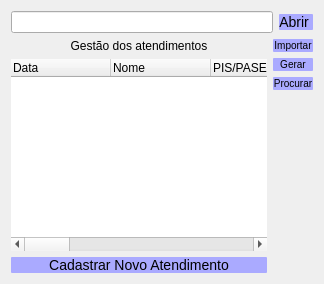
            <widget class="QWidget" name="tables">
             <attribute name="title">
              <string>Base</string>
             </attribute>
             <layout class="QVBoxLayout" name="verticalLayout_6">
              <item>
               <layout class="QVBoxLayout" name="verticalLayout_5">
                <item>
                 <layout class="QHBoxLayout" name="horizontalLayout_3">
                  <item>
                   <widget class="QLineEdit" name="txt_file"/>
                  </item>
                  <item>
                   <widget class="QPushButton" name="btn_open">
                    <property name="styleSheet">
                     <string notr="true">QPushButton{
color:rgb(0, 0, 0);
border-radius: 1px;
font-size:14px;
background-color: rgb(170, 170, 255);}
QPushButton:hover{background-color:#fff;color:black}</string>
                    </property>
                    <property name="text">
                     <string>Abrir </string>
                    </property>
                   </widget>
                  </item>
                 </layout>
                </item>
                <item>
                 <layout class="QHBoxLayout" name="horizontalLayout_2">
                  <item>
                   <layout class="QVBoxLayout" name="tb_Estoque">
                    <item>
                     <widget class="QLabel" name="label_3">
                      <property name="text">
                       <string>&lt;html&gt;&lt;head/&gt;&lt;body&gt;&lt;p align=&quot;center&quot;&gt;&lt;span style=&quot; color:#000000;&quot;&gt;Gestão dos atendimentos&lt;/span&gt;&lt;/p&gt;&lt;/body&gt;&lt;/html&gt;</string>
                      </property>
                     </widget>
                    </item>
                    <item>
                     <widget class="QTreeWidget" name="tw_estoque">
                      <property name="frameShape">
                       <enum>QFrame::NoFrame</enum>
                      </property>
                      <column>
                       <property name="text">
                        <string>Data</string>
                       </property>
                      </column>
                      <column>
                       <property name="text">
                        <string>Nome</string>
                       </property>
                      </column>
                      <column>
                       <property name="text">
                        <string>PIS/PASEP/CPF/CNPJ</string>
                       </property>
                      </column>
                      <column>
                       <property name="text">
                        <string>Nº Documento</string>
                       </property>
                      </column>
                      <column>
                       <property name="text">
                        <string>Ambiente</string>
                       </property>
                      </column>
                      <column>
                       <property name="text">
                        <string>Tipo</string>
                       </property>
                      </column>
                      <column>
                       <property name="text">
                        <string>Atendente</string>
                       </property>
                      </column>
                      <column>
                       <property name="text">
                        <string>CBO</string>
                       </property>
                      </column>
                      <column>
                       <property name="text">
                        <string>Tarefa</string>
                       </property>
                      </column>
                      <column>
                       <property name="text">
                        <string>Resultado</string>
                       </property>
                      </column>
                      <column>
                       <property name="text">
                        <string>Motivo se não encaminhado</string>
                       </property>
                      </column>
                      <column>
                       <property name="text">
                        <string>Usuário</string>
                       </property>
                      </column>
                      <column>
                       <property name="text">
                        <string>PCD</string>
                       </property>
                      </column>
                     </widget>
                    </item>
                    <item>
                     <widget class="QPushButton" name="pushButton">
                      <property name="styleSheet">
                       <string notr="true">QPushButton{
color:rgb(0, 0, 0);
border-radius: 1px;
font-size:14px;
background-color: rgb(170, 170, 255);}
QPushButton:hover{background-color:#fff;color:black}</string>
                      </property>
                      <property name="text">
                       <string>Cadastrar Novo Atendimento</string>
                      </property>
                     </widget>
                    </item>
                   </layout>
                  </item>
                  <item>
                   <layout class="QVBoxLayout" name="verticalLayout_3">
                    <item>
                     <widget class="QPushButton" name="btn_importar">
                      <property name="styleSheet">
                       <string notr="true">QPushButton{
color:rgb(0, 0, 0);
border-radius: 1px;
font-size:10px;
background-color: rgb(170, 170, 255);}
QPushButton:hover{background-color:#fff;color:black}</string>
                      </property>
                      <property name="text">
                       <string>Importar</string>
                      </property>
                     </widget>
                    </item>
                    <item>
                     <widget class="QPushButton" name="btn_gerar">
                      <property name="styleSheet">
                       <string notr="true">QPushButton{
color:rgb(0, 0, 0);
border-radius: 1px;
font-size:10px;
background-color: rgb(170, 170, 255);}
QPushButton:hover{background-color:#fff;color:black}</string>
                      </property>
                      <property name="text">
                       <string>Gerar</string>
                      </property>
                     </widget>
                    </item>
                    <item>
                     <widget class="QPushButton" name="pushButton_8">
                      <property name="styleSheet">
                       <string notr="true">QPushButton{
color:rgb(0, 0, 0);
border-radius: 1px;
font-size:10px;
background-color: rgb(170, 170, 255);}
QPushButton:hover{background-color:#fff;color:black}</string>
                      </property>
                      <property name="text">
                       <string>Procurar</string>
                      </property>
                     </widget>
                    </item>
                    <item>
                     <spacer name="verticalSpacer">
                      <property name="orientation">
                       <enum>Qt::Vertical</enum>
                      </property>
                      <property name="sizeHint" stdset="0">
                       <size>
                        <width>20</width>
                        <height>40</height>
                       </size>
                      </property>
                     </spacer>
                    </item>
                   </layout>
                  </item>
                 </layout>
                </item>
               </layout>
              </item>
             </layout>
            </widget>
